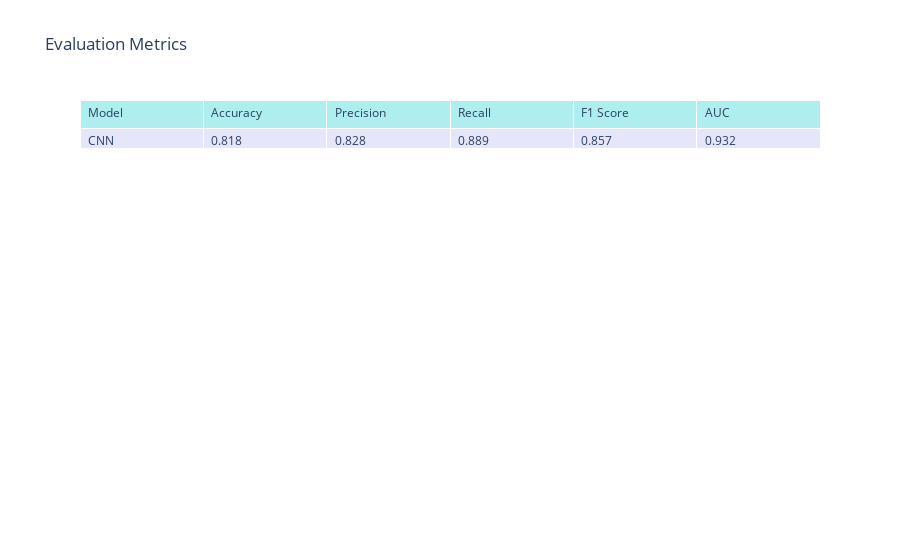

The notebook cell this image was saved under:
### Markdown cell above
### Evaluate CNNClasifier on validation

### Code cell
val_metrics_cnn = evaluate_cnn_model(model_BERT_CNN_Classifier, val_dataset_cnn)
plot_metrics_table(val_metrics_cnn)

### Figure 1 — Plotly figure (JSON) as saved in the notebook; plotly's stock layout.template omitted (floating-point values rounded to 4 significant figures)
{"data": [{"cells": {"align": "left", "fill": {"color": "lavender"}, "values": [["CNN"], [0.818], [0.828], [0.889], [0.857], [0.932]]}, "header": {"align": "left", "fill": {"color": "paleturquoise"}, "values": ["Model", "Accuracy", "Precision", "Recall", "F1 Score", "AUC"]}, "type": "table"}], "layout": {"title": {"text": "Evaluation Metrics"}}}
